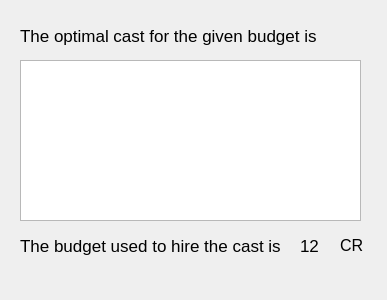
<?xml version="1.0" encoding="UTF-8"?>
<ui version="4.0">
 <class>Dialog</class>
 <widget class="QDialog" name="Dialog">
  <property name="geometry">
   <rect>
    <x>0</x>
    <y>0</y>
    <width>387</width>
    <height>300</height>
   </rect>
  </property>
  <property name="font">
   <font>
    <pointsize>15</pointsize>
   </font>
  </property>
  <property name="windowTitle">
   <string>Dialog</string>
  </property>
  <widget class="QListWidget" name="actorList">
   <property name="geometry">
    <rect>
     <x>20</x>
     <y>60</y>
     <width>341</width>
     <height>161</height>
    </rect>
   </property>
   <property name="font">
    <font>
     <pointsize>15</pointsize>
    </font>
   </property>
  </widget>
  <widget class="QLabel" name="label">
   <property name="geometry">
    <rect>
     <x>20</x>
     <y>20</y>
     <width>341</width>
     <height>31</height>
    </rect>
   </property>
   <property name="font">
    <font>
     <pointsize>13</pointsize>
    </font>
   </property>
   <property name="text">
    <string>The optimal cast for the given budget is</string>
   </property>
  </widget>
  <widget class="QLabel" name="label_2">
   <property name="geometry">
    <rect>
     <x>20</x>
     <y>230</y>
     <width>261</width>
     <height>31</height>
    </rect>
   </property>
   <property name="font">
    <font>
     <pointsize>13</pointsize>
    </font>
   </property>
   <property name="text">
    <string>The budget used to hire the cast is</string>
   </property>
  </widget>
  <widget class="QLabel" name="finalBudget">
   <property name="geometry">
    <rect>
     <x>300</x>
     <y>230</y>
     <width>51</width>
     <height>31</height>
    </rect>
   </property>
   <property name="font">
    <font>
     <pointsize>13</pointsize>
    </font>
   </property>
   <property name="text">
    <string>12</string>
   </property>
  </widget>
  <widget class="QLabel" name="finalBudget_2">
   <property name="geometry">
    <rect>
     <x>340</x>
     <y>230</y>
     <width>61</width>
     <height>31</height>
    </rect>
   </property>
   <property name="font">
    <font>
     <pointsize>12</pointsize>
    </font>
   </property>
   <property name="text">
    <string>CR</string>
   </property>
  </widget>
 </widget>
 <resources/>
 <connections/>
</ui>
